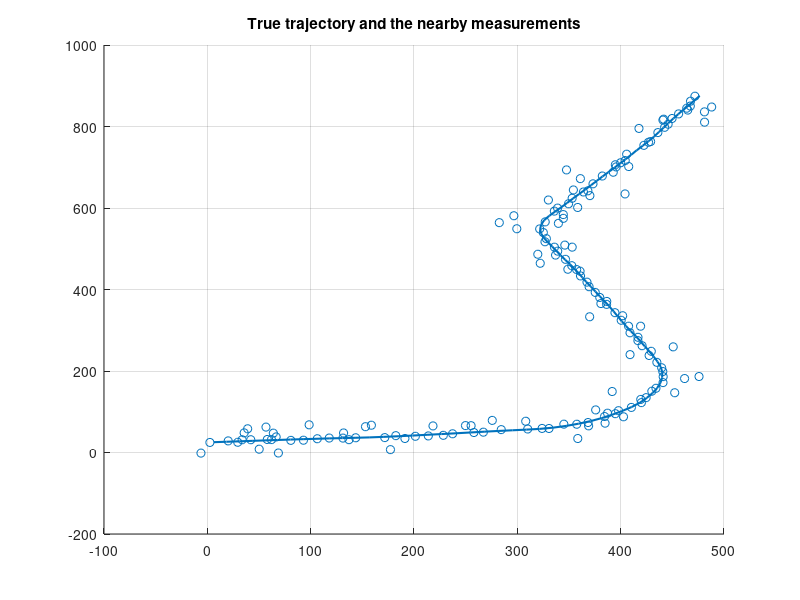

Source code (MATLAB): (Note: this script raises an error after producing the figure.)
%% 
clc; clear; close all;

%% load data
usePregen = true; % you can generate your own data if set to false
if usePregen
    load task2data.mat;
else
    K = 100;
    Ts = 2.5;
    r = 5;
    q = [0.005, 1e-6*pi]; % q(1): CV noise (effective all the time), q(2): CT noise (effective only in turns)
    init.x = [0; 0; 2; 0; 0];
    init.P = diag([25, 25, 3, 3, 0.0005].^2);
    % detection and false alarm
    PDtrue = 0.9;
    lambdatrue = 1e-4;
    [Xgt, Z, a] = simulate_atc_track(Ts, K, q, r, init, PDtrue, lambdatrue, false);
end
%%
off = 0;
K = 100;


% plot measurements close to the trajectory
figure(1); clf; hold on; grid on;
Zplotdata = [];
plotMeasDist = 45;
for k = 1:K
   toPlot = false(size(Z{off+k},2),1);
   for j = 1:size(Z{off+k}, 2)
        v = Z{off+k}(:, j) - Xgt(1:2, off+k);
        toPlot(j) = v' * v <= plotMeasDist^2;
   end
   Zplotdata = [Zplotdata, Z{off+k}(:, toPlot)];
end
set(gca, 'ColorOrderIndex', 2)
scatter(Zplotdata(1,:), Zplotdata(2,:));
set(gca, 'ColorOrderIndex', 1)
plot(Xgt(1,1+off:K+off),Xgt(2,1+off:K+off), 'LineWidth',1.5);
title('True trajectory and the nearby measurements')
%%
%{
% play measurement movie. Remember that you can click the stop button.
figure(2); clf; grid on;
set(gcf,'Visible','on')
plotpause = 0.1; % sets a pause in between time steps if it goes to fast
minZ = min(Xgt(1:2, :), [], 2);
maxZ = max(Xgt(1:2, :), [], 2);
minZ = minZ - 0.05*(maxZ - minZ);
maxZ = maxZ + 0.05*(maxZ - minZ);
for k = 1:K
    scatter(Z{k}(1,:), Z{k}(2,:))
    title(sprintf('measurements at step %d', k))
    axis([minZ(1), maxZ(1), minZ(2), maxZ(2)])
    grid on;
    drawnow;
    pause(plotpause);
end
%}
%% %%%%%%%%%%%%%%%%%%%%%%%%%%%%%%%%%%%%%%%%%%%%%%%%%%%%%%%%%%%%%%%%%%%%%%%%
%%%%%%%%%%%%%%%%%%%%%%%%%%%%%%%%% PART I %%%%%%%%%%%%%%%%%%%%%%%%%%%%%%%%%%
%%%%%%%%%%%%%%%%%%%%%%%%%%%%%%%%%%%%%%%%%%%%%%%%%%%%%%%%%%%%%%%%%%%%%%%%%%%
% Look at individual EKF-PDAs
%{
r = 5; 
qCV = 0.05;                % acceleration covariance                      
qCT = [0.5 , 0.0025];      % acceleration, turn rate covariance   

lambda = 1e-3;
PD = 0.8;
gateSize = 5^2;
% choose model to tune
s = 2;
%%%%%%%%%%%%%%%%%%%%%%%%%%%%%%%%%%%%%%%%%%%%%%%%%%%%%%%%%%%%%%%%%%%%%%%%%%%
% make models
models =  cell(2,1);
models{1} = EKF(discreteCVmodel(qCV, r));
models{2} = EKF(discreteCTmodel(qCT, r));

tracker =  cell(2,1);
tracker{1} = PDAF(models{1}, lambda, PD, gateSize);
tracker{2} = PDAF(models{2}, lambda, PD, gateSize);

% % % % allocate
xbar = zeros(5, K);
Pbar = zeros(5, 5, K);
xhat = zeros(5, K);
Phat = zeros(5, 5, K);
NEES = zeros(K, 1);
NEESpos = zeros(K, 1);
NEESvel = zeros(K, 1);

% initialize filter
xbar(:, 1) = Xgt(:,off+1);
Pbar(:, : ,1) = diag([25, 25, 3, 3, 0.0005].^2);

% filter
for k = 1:K
    [xhat(:, k) , Phat(:, :, k)] = tracker{s}.update(Z{off+k}, xbar(:, k), Pbar(:,: ,k));
    NEES(k) = ((xhat(1:3+s, k) - Xgt(1:3+s, off+k))' / squeeze(Phat(1:3+s, 1:3+s, k))) * (xhat(1:3+s, k) - Xgt(1:3+s, off+k));
    NEESpos(k) = ((xhat(1:2, k) - Xgt(1:2, off+k))' / squeeze(Phat(1:2, 1:2, k))) * (xhat(1:2, k) - Xgt(1:2, off+k));
    NEESvel(k) = ((xhat(3:4, k) - Xgt(3:4, off+k))' / squeeze(Phat(3:4, 3:4, k))) * (xhat(3:4 ,k) - Xgt(3:4 ,off+k));
    if k < K
        [xbar(:, k+1), Pbar(:, :, k+1)] = tracker{s}.predict(xhat(:, k), Phat(:, :, k), Ts);
    end
end

% errors
poserr = sqrt(sum((xhat(1:2,:) - Xgt(1:2,off+1:off+K)).^2, 1));
posRMSE = sqrt(mean(poserr.^2));
velerr = sqrt(sum((xhat(3:4, :) - Xgt(3:4, off+1:off+K)).^2, 1));
velRMSE = sqrt(mean(velerr.^2));

% consistency
chi2inv([0.025, 0.975], K*2)/K
ANEESpos = mean(NEESpos)
ANEESvel = mean(NEESvel)

chi2inv([0.025, 0.975], K*4)/K  %% 4*k = antall frihetsgrader
ANEES = mean(NEES)

% plot
figure(3); clf; hold on; grid on;
plot(xhat(1,:), xhat(2,:));
plot(Xgt(1, :), Xgt(2, :))
axis('equal')
%scatter(Z(1,:), Z(2, :));
title(sprintf('posRMSE = %.3f, velRMSE = %.3f',posRMSE, velRMSE))

figure(4); clf; hold on; grid on;
plot(xhat(5,:))
plot(Xgt(5,off+1:off+K))
legend('est','true');
ylabel('omega') 



figure(5); clf;
subplot(3,1,1);
plot(NEES); grid on; hold on;
ylabel('NEES');
ciNEES = chi2inv([0.05, 0.95], 4);
inCI = sum((NEES >= ciNEES(1)) .* (NEES <= ciNEES(2)))/K * 100;
plot([1,K], repmat(ciNEES',[1,2])','r--')
text(104, -5, sprintf('%.2f%% inside CI', inCI),'Rotation',90);

subplot(3,1,2);
plot(NEESpos); grid on; hold on;
ylabel('NEESpos');
ciNEES = chi2inv([0.05, 0.95], 2);
inCI = sum((NEESpos >= ciNEES(1)) .* (NEESpos <= ciNEES(2)))/K * 100;
plot([1,K], repmat(ciNEES',[1,2])','r--')
text(104, -5, sprintf('%.2f%% inside CI', inCI),'Rotation',90);

subplot(3,1,3);
plot(NEESvel); grid on; hold on;
ylabel('NEESvel');
ciNEES = chi2inv([0.05, 0.95], 2);
inCI = sum((NEESvel >= ciNEES(1)) .* (NEESvel <= ciNEES(2)))/K * 100;
plot([1,K], repmat(ciNEES',[1,2])','r--')
text(104, -5, sprintf('%.2f%% inside CI', inCI),'Rotation',90);
%}

%% %%%%%%%%%%%%%%%%%%%%%%%%%%%%%%%%%%%%%%%%%%%%%%%%%%%%%%%%%%%%%%%%%%%%%%%%
%%%%%%%%%%%%%%%%%%%%%%%%%%%%%%%%% PART II %%%%%%%%%%%%%%%%%%%%%%%%%%%%%%%%%
%%%%%%%%%%%%%%%%%%%%%%%%%%%%%%%%%%%%%%%%%%%%%%%%%%%%%%%%%%%%%%%%%%%%%%%%%%%
% IMM-PDA

% sensor 
r = 6;
lambda = 0.0000982474;
PD = 0.95;
gateSize = 5^2;

% dynamic models
qCV = 0.05;
qCT = [0.5, 0.001];
x0 = [0; 0; 2; 0; 0];%Xgt(:,off+1);%
P0 = diag([25, 25, 3, 3, 0.0005].^2);

% markov chain (you are free to parametrize this in another way)
PI11 = 0.95;
PI22 = 0.9;
p10 = 0.9;  % initial mode probability
%%%%%%%%%%%%%%%%%%%%%%%%%%%%%%%%%%%%%%%%%%%%%%%%%%%%%%%%%%%%%%%%%%%%%%%%%%%
PI = [PI11, (1 - PI22); (1 - PI11), PI22]; assert(all(sum(PI, 1) == [1, 1]),'columns of PI must sum to 1')
sprobs0 = [p10; (1 - p10)]; assert(sum(sprobs0) == 1, 'initial mode probabilities must sum to 1');


% make model
models =  cell(2,1);
models{1} = EKF(discreteCVmodel(qCV, r));
models{2} = EKF(discreteCTmodel(qCT, r));
imm = IMM(models, PI);
tracker = IMMPDAF(imm, lambda, PD, gateSize);

% allocate
xbar = zeros(5, 2, K);
Pbar = zeros(5, 5, 2, K);
probbar = zeros(2, K);
xhat = zeros(5, 2, K);
xest = zeros(5, K);
Pest = zeros(5, 5, K);
Phat = zeros(5, 5, 2, K);
probhat = zeros(2, K);
NEES = zeros(K, 1);
NEESpos = zeros(K, 1);
NEESvel = zeros(K, 1);

% initialize
xbar(:, :, 1) = repmat(x0, [1, 2]);
Pbar(:, : ,:, 1) = repmat(P0,[1,1,2]);
probbar(:, 1) = sprobs0;

% filter
for k=1:K
    % Update
    [probhat(:, k), xhat(:, :, k), Phat(:, :, :, k)] = tracker.update(Z{k}, probbar(:, k), xbar(:, :, k), Pbar(:, :, :, k));
    
    % Total state mean and cov
    [xest(:, k), Pest(:, :, k)] =  tracker.imm.estimate(probhat(: , k), xhat(:, :, k), Phat(:, :, :, k));
    
    NEES(k) = (xest(:, k) - Xgt(:, off+k))' * (Pest(:, :, k) \ (xest(:, k) - Xgt(:, off+k)));
    NEESpos(k) = (xest(1:2, k) - Xgt(1:2, off+k))' * (Pest(1:2, 1:2, k ) \ (xest(1:2, k) - Xgt(1:2, k)));
    NEESvel(k) = (xest(3:4, k) - Xgt(3:4, off+k))' * (Pest(3:4, 3:4, k ) \ (xest(3:4, k) - Xgt(3:4, k)));
    if k+off < K+off
        [probbar(:, k+1), xbar(:, :, k+1), Pbar(:, :, :, k+1)] = ...
            tracker.predict(probhat(:, k), xhat(:, :, k), Phat(:, :, :, k), Ts);
    end
end

% errors
poserr = sqrt(sum((xest(1:2,:) - Xgt(1:2,1+off:K+off)).^2, 1));
posRMSE = sqrt(mean(poserr.^2)); % not true RMSE (which is over monte carlo simulations)
velerr = sqrt(sum((xest(3:4, :) - Xgt(3:4, 1+off:K+off)).^2, 1));
velRMSE = sqrt(mean(velerr.^2)); % not true RMSE (which is over monte carlo simulations)
peakPosDeviation = max(poserr);
peakVelDeviation = max(velerr);

% consistency
CI2K = chi2inv([0.025, 0.975], K*2)/K
ANEESpos = mean(NEESpos)
ANEESvel = mean(NEESvel)

CI4K = chi2inv([0.025, 0.975], K*4)/K
ANEES = mean(NEES)

% plot
figure(6); clf; hold on; grid on;
plot(xest(1,:), xest(2,:));
plot(Xgt(1,1+off:K+off), Xgt(2, 1+off:K+off));
axis('equal')
title(sprintf('posRMSE = %.3f, velRMSE = %.3f, peakPosDev = %.3f, peakVelDev = %.3f',posRMSE, velRMSE, peakPosDeviation, peakVelDeviation))

figure(7); clf; hold on; grid on;
plot(xest(5,:))
plot(Xgt(5,1+off:K+off))

figure(8); clf;
plot(probhat');
grid on;

figure(9); clf;
subplot(2,1,1); 
plot(poserr); grid on;
ylabel('position error')
subplot(2,1,2);
plot(velerr); grid on;
ylabel('velocity error')

figure(10); clf;
subplot(3,1,1);
plot(NEES); grid on; hold on;
ylabel('NEES');
ciNEES = chi2inv([0.05, 0.95], 4);
inCI = sum((NEES >= ciNEES(1)) .* (NEES <= ciNEES(2)))/K * 100;
plot([1,K], repmat(ciNEES',[1,2])','r--')
text(104, -5, sprintf('%.2f%% inside CI', inCI),'Rotation',90);

subplot(3,1,2);
plot(NEESpos); grid on; hold on;
ylabel('NEESpos');
ciNEES = chi2inv([0.05, 0.95], 2);
inCI = sum((NEESpos >= ciNEES(1)) .* (NEESpos <= ciNEES(2)))/K * 100;
plot([1,K], repmat(ciNEES',[1,2])','r--')
text(104, -5, sprintf('%.2f%% inside CI', inCI),'Rotation',90);

subplot(3,1,3);
plot(NEESvel); grid on; hold on;
ylabel('NEESvel');
ciNEES = chi2inv([0.05, 0.95], 2);
inCI = sum((NEESvel >= ciNEES(1)) .* (NEESvel <= ciNEES(2)))/K * 100;
plot([1,K], repmat(ciNEES',[1,2])','r--')
text(104, -5, sprintf('%.2f%% inside CI', inCI),'Rotation',90);


%%
%estimation "movie"
mTL = 0.2; % maximum transparancy (between 0 and 1);
plotpause = 0;%1; % lenght to pause between time steps;
plotRange = 2:K % the range to go through
N = 50; % number of points to use for ellipse;

%k = 31; assert(all([k > 1, k <= K]), 'K must be in proper range')
figure(11); clf; grid on; hold on; axis equal;
set(gcf,'Visible','on')
co = get(gca, 'colorOrder');
minAx = min(cell2mat(Z'));
maxAx = max(cell2mat(Z'));
thetas = (0:N)*2*pi/N;
for k = plotRange
    % tracker
    subplot(1,2,1);
    cla; grid on; hold on; axis equal;
    title(sprintf('time step %d', k));
    gated = tracker.gate(Z{k}, probbar(:, k), xbar(:, :, k), Pbar(:, :, :, k));
    minG = 1e20 * ones(2,1);
    maxG = zeros(2,1);
    [skupd, xkupd, Pkupd] = tracker.conditionalUpdate(Z{k}(:, gated), probbar(:, k), xbar(:, :, k), Pbar(:, :, :, k));
    beta = tracker.associationProbabilities(Z{k}(:, gated), probbar(:, k), xbar(:, :, k), Pbar(:, :, :, k));
    for s = 1:2
        plot(squeeze(xhat(1, s, 1:(k-1))), squeeze(xhat(2, s, 1:(k-1)))','Color', co(s,:));
        axis([minAx(1), maxAx(1), minAx(2), maxAx(2)])
        for j = 1:size(xkupd, 3)
            csj = mTL * co(s, :) + (1 - mTL) * (beta(j)*skupd(s, j)*co(s, :) + (1 - beta(j)*skupd(s, j)) * ones(1, 3)); % transparancy
            pl = plot([squeeze(xhat(1, s, k-1)); xkupd(1, s, j)], [squeeze(xhat(2, s, k-1)); xkupd(2, s, j)], '--', 'Color', csj);
            axis([minAx(1), maxAx(1), minAx(2), maxAx(2)])
            %alpha(pl, beta(j)*skupd(s, j));
            drawnow;
            covEllData = chol(Pkupd(1:2,1:2, s, j))' * [cos(thetas); sin(thetas)] + xkupd(1:2, s, j);
            pl = plot(covEllData(1, :), covEllData(2, :), '--', 'Color', csj);
        end
        
        [vk, Sk] = imm.modeFilters{s}.innovation([0,0], squeeze(xbar(:, s, k)), squeeze(Pbar(:, :, s, k)));
        gateData = chol(Sk)' * [cos(thetas); sin(thetas)] * sqrt(tracker.gateSize) + squeeze(xbar(1:2, s, k));
        plot(gateData(1, :),gateData(2, :), '.--', 'Color', co(s,:))
        scatter(Z{k}(1, :), Z{k}(2, :), 'rx')
        if a(k) > 0
            scatter(Z{k}(1, a(k)), Z{k}(2, a(k)), 'gx')
        end
        minGs = min(gateData, [], 2);
        minG = minGs .* (minGs < minG) + minG .* (minG < minGs);
        maxGs = max(gateData, [], 2);
        maxG = maxGs .* (maxGs > maxG) + maxG .* (maxG > maxGs);
        
    end
    scale = 1;
    minAx = minG - scale * (maxG - minG);
    maxAx = maxG + scale * (maxG - minG);
    axis([minAx(1), maxAx(1), minAx(2), maxAx(2)])
    %legend()
    
    % mode probabilities
    subplot(1,2,2)
    cla; grid on; hold on;
    for s = 1:2
        plot(probhat(s, 1:(k - 1)), 'Color', co(s, :));
        for j = 1:size(xkupd, 3)
            csj = mTL * co(s, :) + (1 - mTL) * (beta(j)*skupd(s, j)*co(s, :) + (1 - beta(j)*skupd(s, j)) * ones(1, 3)); % transparancy
            plot([k-1, k], [probhat(s, k-1), skupd(s, j)], '--', 'color', csj)
        end
    end
    axis([1, plotRange(end), 0, 1])
    drawnow;
    pause(plotpause)
end
